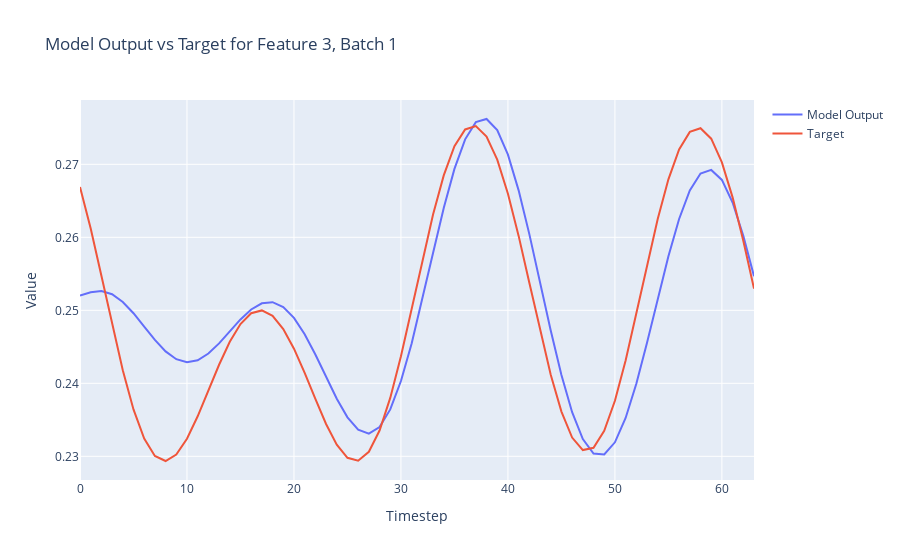

Notebook source saved alongside this figure:
### Code cell
import plotly.graph_objects as go

def plot_model_output_vs_target(model_outputs, targets, batch_index=0, feature_index=0):
    # Extract the specified feature for the given batch from both the model outputs and targets
    model_output_series = model_outputs[batch_index, :, feature_index].detach().numpy()
    target_series = targets[batch_index, :, feature_index].numpy()
    
    # Create a range for the x-axis (timesteps)
    timesteps = list(range(model_output_series.shape[0]))
    
    # Create traces
    model_trace = go.Scatter(x=timesteps, y=model_output_series, mode='lines', name='Model Output')
    target_trace = go.Scatter(x=timesteps, y=target_series, mode='lines', name='Target')
    
    # Create the figure and add traces
    fig = go.Figure()
    fig.add_trace(model_trace)
    fig.add_trace(target_trace)
    
    # Add title and labels
    fig.update_layout(title=f'Model Output vs Target for Feature {feature_index}, Batch {batch_index}',
                      xaxis_title='Timestep',
                      yaxis_title='Value')
    
    # Show the figure
    fig.show()

# Assuming `y` and `Y` are your model outputs and targets, respectively
# Adjust batch_index and feature_index as needed
plot_model_output_vs_target(outputs, Y, batch_index=1, feature_index=3)

### Figure 1 — Plotly figure (JSON) as saved in the notebook; plotly's stock layout.template omitted (floating-point values rounded to 4 significant figures)
{"data": [{"mode": "lines", "name": "Model Output", "type": "scatter", "x": [0, 1, 2, 3, 4, 5, 6, 7, 8, 9, 10, 11, 12, 13, 14, 15, 16, 17, 18, 19, 20, 21, 22, 23, 24, 25, 26, 27, 28, 29, 30, 31, 32, 33, 34, 35, 36, 37, 38, 39, 40, 41, 42, 43, 44, 45, 46, 47, 48, 49, 50, 51, 52, 53, 54, 55, 56, 57, 58, 59, 60, 61, 62, 63], "y": [0.252, 0.2525, 0.2526, 0.2522, 0.2511, 0.2496, 0.2478, 0.2459, 0.2444, 0.2433, 0.2429, 0.2432, 0.2441, 0.2455, 0.2471, 0.2487, 0.2501, 0.251, 0.2511, 0.2505, 0.249, 0.2467, 0.2439, 0.2409, 0.2379, 0.2353, 0.2336, 0.2331, 0.234, 0.2364, 0.2403, 0.2455, 0.2515, 0.2579, 0.264, 0.2694, 0.2734, 0.2758, 0.2762, 0.2747, 0.2713, 0.2664, 0.2604, 0.2539, 0.2472, 0.2411, 0.236, 0.2324, 0.2304, 0.2302, 0.2319, 0.2353, 0.2399, 0.2456, 0.2516, 0.2574, 0.2625, 0.2664, 0.2687, 0.2692, 0.2679, 0.2648, 0.2602, 0.2547]}, {"mode": "lines", "name": "Target", "type": "scatter", "x": [0, 1, 2, 3, 4, 5, 6, 7, 8, 9, 10, 11, 12, 13, 14, 15, 16, 17, 18, 19, 20, 21, 22, 23, 24, 25, 26, 27, 28, 29, 30, 31, 32, 33, 34, 35, 36, 37, 38, 39, 40, 41, 42, 43, 44, 45, 46, 47, 48, 49, 50, 51, 52, 53, 54, 55, 56, 57, 58, 59, 60, 61, 62, 63], "y": [0.2669, 0.2612, 0.2547, 0.2481, 0.2418, 0.2364, 0.2324, 0.23, 0.2294, 0.2302, 0.2324, 0.2355, 0.239, 0.2425, 0.2457, 0.2481, 0.2496, 0.25, 0.2492, 0.2474, 0.2447, 0.2414, 0.2379, 0.2344, 0.2316, 0.2298, 0.2294, 0.2306, 0.2335, 0.238, 0.2437, 0.2502, 0.2568, 0.2631, 0.2685, 0.2725, 0.2748, 0.2752, 0.2738, 0.2706, 0.266, 0.2602, 0.2538, 0.2472, 0.2412, 0.2361, 0.2326, 0.2309, 0.2312, 0.2335, 0.2376, 0.2431, 0.2495, 0.2562, 0.2625, 0.2679, 0.272, 0.2744, 0.2749, 0.2735, 0.2703, 0.2655, 0.2595, 0.253]}], "layout": {"title": {"text": "Model Output vs Target for Feature 3, Batch 1"}, "xaxis": {"title": {"text": "Timestep"}}, "yaxis": {"title": {"text": "Value"}}}}
